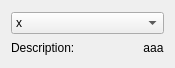
<?xml version="1.0" encoding="UTF-8"?>
<ui version="4.0">
 <class>Parameter</class>
 <widget class="QWidget" name="Parameter">
  <property name="geometry">
   <rect>
    <x>0</x>
    <y>0</y>
    <width>175</width>
    <height>68</height>
   </rect>
  </property>
  <property name="windowTitle">
   <string>Form</string>
  </property>
  <layout class="QVBoxLayout" name="verticalLayout">
   <item>
    <widget class="QComboBox" name="comboBox">
     <item>
      <property name="text">
       <string>x</string>
      </property>
     </item>
     <item>
      <property name="text">
       <string>y</string>
      </property>
     </item>
    </widget>
   </item>
   <item>
    <layout class="QGridLayout" name="gridLayout">
     <item row="0" column="0">
      <widget class="QLabel" name="label">
       <property name="text">
        <string>Description:</string>
       </property>
      </widget>
     </item>
     <item row="0" column="1">
      <widget class="QLabel" name="description">
       <property name="sizePolicy">
        <sizepolicy hsizetype="Maximum" vsizetype="Maximum">
         <horstretch>0</horstretch>
         <verstretch>0</verstretch>
        </sizepolicy>
       </property>
       <property name="text">
        <string>aaa</string>
       </property>
       <property name="alignment">
        <set>Qt::AlignCenter</set>
       </property>
       <property name="wordWrap">
        <bool>true</bool>
       </property>
      </widget>
     </item>
    </layout>
   </item>
  </layout>
 </widget>
 <resources/>
 <connections/>
</ui>
